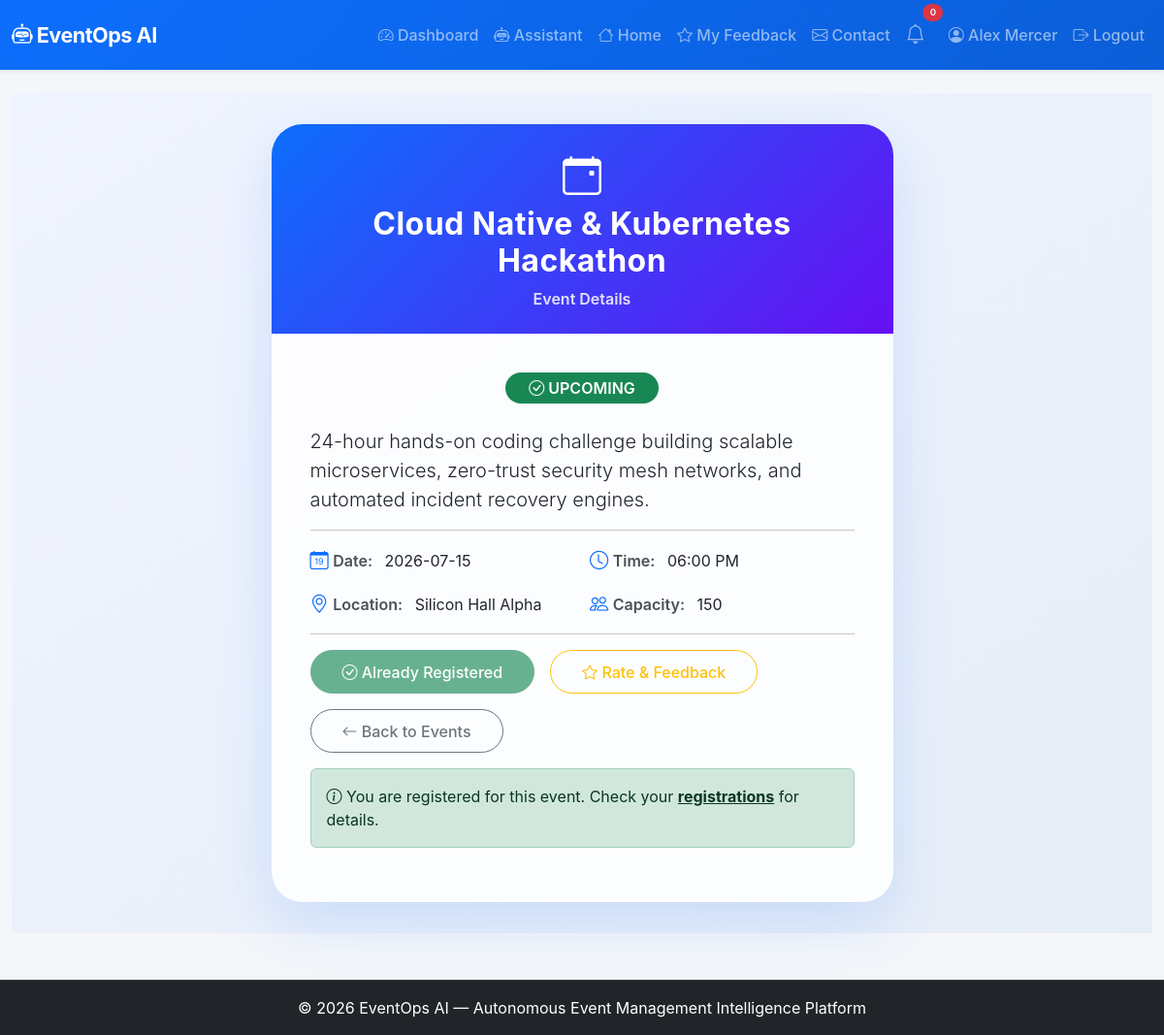
/event/2 (signed in), run on the app's committed database.
### app.py (models this page shows, shortened)
class User(UserMixin, db.Model):
    id = db.Column(db.Integer, primary_key=True)
    name = db.Column(db.String(100), nullable=False)
    email = db.Column(db.String(100), unique=True, nullable=False)
    password_hash = db.Column(db.String(200), nullable=False)
    role = db.Column(db.String(20), default='user')
    created_at = db.Column(db.DateTime, default=lambda: datetime.now(timezone.utc))

class Event(db.Model):
    id = db.Column(db.Integer, primary_key=True)
    title = db.Column(db.String(200), nullable=False)
    description = db.Column(db.Text)
    date = db.Column(db.String(50))
    time = db.Column(db.String(50))
    location = db.Column(db.String(200))
    capacity = db.Column(db.Integer)
    status = db.Column(db.String(20), default='upcoming')
    created_at = db.Column(db.DateTime, default=lambda: datetime.now(timezone.utc))

### app.py (the view)
@app.route('/event/<int:event_id>')
@login_required
def event_detail(event_id):
    event = Event.query.get_or_404(event_id)
    registered = Registration.query.filter_by(user_id=current_user.id, event_id=event_id).first() is not None
    return render_template('event_detail.html', event=event, registered=registered)

### app.py (called while the page is built)
@login_manager.user_loader
def load_user(user_id):
    return User.query.get(int(user_id))

### templates/event_detail.html (shortened to what this page needs)
{% extends "base.html" %}
{% block content %}
<div class="detail-wrapper">
    <div class="container">
        <div class="row justify-content-center">
            <div class="col-lg-8 col-xl-7">
                <div class="card detail-card">
                    <div class="card-header">
                        <i class="bi bi-calendar-event"></i>
                        <h2>{{ event.title }}</h2>
                        <p class="mb-0" style="opacity:0.85;">Event Details</p>
                    </div>
                    <div class="card-body">
                        <div class="text-center mb-4">
                            <span
                                class="badge status-badge bg-{{ 'success' if event.status == 'upcoming' else 'warning' if event.status == 'ongoing' else 'secondary' }}">
                                <i
                                    class="bi bi-{{ 'check-circle' if event.status == 'upcoming' else 'clock' if event.status == 'ongoing' else 'x-circle' }}"></i>
                                {{ event.status|upper }}
                            </span>
                        </div>
                        <p class="lead">{{ event.description }}</p>
                        <hr>
                        <div class="row g-3">
                            <div class="col-sm-6">
                                <i class="bi bi-calendar-date detail-icon"></i>
                                <span class="detail-label">Date:</span> {{ event.date }}
                            </div>
                            <div class="col-sm-6">
                                <i class="bi bi-clock detail-icon"></i>
                                <span class="detail-label">Time:</span> {{ event.time }}
                            </div>
                            <div class="col-sm-6">
                                <i class="bi bi-geo-alt detail-icon"></i>
                                <span class="detail-label">Location:</span> {{ event.location }}
                            </div>
                            <div class="col-sm-6">
                                <i class="bi bi-people detail-icon"></i>
                                <span class="detail-label">Capacity:</span> {{ event.capacity }}
                            </div>
                        </div>
                        <hr>
                        <div class="action-buttons d-flex flex-wrap gap-3 mt-3">
                            {% if registered %}
                            <span class="btn btn-success disabled">
                                <i class="bi bi-check-circle"></i> Already Registered
                            </span>
                            {% elif event.status == 'upcoming' %}
                            <a href="{{ url_for('user_register_event') }}" class="btn btn-primary">
                                <i class="bi bi-person-plus"></i> Register Now
                            </a>
                            {% else %}
                            <span class="btn btn-secondary disabled">
                                <i class="bi bi-x-circle"></i> Registration Closed
                            </span>
                            {% endif %}
                            <a href="{{ url_for('feedback', event_id=event.id) }}" class="btn btn-outline-warning">
                                <i class="bi bi-star"></i> Rate & Feedback
                            </a>
                            <a href="{{ url_for('browse_events') }}" class="btn btn-outline-secondary">
                                <i class="bi bi-arrow-left"></i> Back to Events
                            </a>
                        </div>
                        {% if registered %}
                        <div class="alert alert-success mt-3">
                            <i class="bi bi-info-circle"></i> You are registered for this event. Check your <a
                                href="{{ url_for('user_my_registrations') }}" class="alert-link">registrations</a> for
                            details.
                        </div>
                        {% endif %}
                    </div>
                </div>
            </div>
        </div>
    </div>
</div>
{% endblock %}

### templates/base.html (shortened to what this page needs)
<!DOCTYPE html>
<html lang="en">
<head>
    <link href="https://cdn.jsdelivr.net/npm/bootstrap@5.3.0/dist/css/bootstrap.min.css" rel="stylesheet">
    <link rel="stylesheet" href="https://cdn.jsdelivr.net/npm/bootstrap-icons@1.11.0/font/bootstrap-icons.css">
    <link rel="stylesheet" href="{{ url_for('static', filename='css/style.css') }}">
</head>
<body>
    <nav class="navbar navbar-expand-lg navbar-dark bg-primary shadow-sm">
        <div class="container-fluid">
            <a class="navbar-brand fw-bold" href="{{ url_for('index') }}">
                <i class="bi bi-robot"></i> EventOps AI
            </a>
            <div class="collapse navbar-collapse" id="navbarNav">
                <ul class="navbar-nav ms-auto align-items-lg-center">
                    {% if current_user.is_authenticated %}
                    <li class="nav-item">
                        <a class="nav-link" href="{{ url_for('dashboard') }}">
                            <i class="bi bi-speedometer2"></i> Dashboard
                        </a>
                    </li>
                    <li class="nav-item">
                        <a class="nav-link" href="{{ url_for('assistant_page') }}">
                            <i class="bi bi-robot"></i> Assistant
                        </a>
                    </li>
                    <li class="nav-item">
                        <a class="nav-link" href="{{ url_for('index') }}">
                            <i class="bi bi-house"></i> Home
                        </a>
                    </li>
                    <li class="nav-item">
                        <a class="nav-link" href="{{ url_for('feedback_list') }}">
                            <i class="bi bi-star"></i> My Feedback
                        </a>
                    </li>
                    <li class="nav-item">
                        <a class="nav-link" href="{{ url_for('contact') }}">
                            <i class="bi bi-envelope"></i> Contact
                        </a>
                    </li>
                    <li class="nav-item position-relative me-2">
                        <a class="nav-link" href="#" title="Notifications" data-bs-toggle="dropdown">
                            <i class="bi bi-bell fs-5"></i>
                            <span
                                class="position-absolute top-0 start-100 translate-middle badge rounded-pill bg-danger"
                                style="font-size:0.6rem;">
                                0
                            </span>
                        </a>
                    </li>
                    <li class="nav-item">
                        <a class="nav-link" href="{{ url_for('profile') }}">
                            <i class="bi bi-person-circle"></i> {{ current_user.name }}
                        </a>
                    </li>
                    <li class="nav-item">
                        <a class="nav-link" href="{{ url_for('logout') }}">
                            <i class="bi bi-box-arrow-right"></i> Logout
                        </a>
                    </li>
                    {% endif %}
                </ul>
            </div>
        </div>
    </nav>
    <main class="container-fluid py-4">
        {% block content %}{% endblock %}
    </main>
    <footer class="footer bg-dark text-white py-3 mt-4">
        <div class="container text-center">
            <span>© 2026 EventOps AI — Autonomous Event Management Intelligence Platform</span>
        </div>
    </footer>
</body>
</html>

### static/css/style.css (style rules this page uses)
:root { --primary-color: #0d6efd; --primary-hover: #0b5ed7; --secondary-color: #6c757d; --success-color: #198754; --warning-color: #ffc107; --danger-color: #dc3545; --dark-color: #212529; --bg-light: #f8f9fa; --card-shadow: 0 8px 24px rgba(13, 110, 253, 0.08); --hover-shadow: 0 14px 30px rgba(13, 110, 253, 0.15); }
body { background-color: #f4f6fa; color: #2c3e50; font-family: -apple-system, BlinkMacSystemFont, "Segoe UI", Roboto, "Helvetica Neue", Arial, sans-serif; min-height: 100vh; display: flex; flex-direction: column; }
main { flex: 1 0 auto; }
.card { border: none; border-radius: 1.25rem; box-shadow: 0 6px 18px rgba(0,0,0,0.05); transition: transform 0.25s ease, box-shadow 0.25s ease; overflow: hidden; }
.card-header { background: transparent; border-bottom: 1px solid rgba(0, 0, 0, 0.06); font-weight: 600; padding: 1.1rem 1.4rem; }
.navbar { background: linear-gradient(135deg, #0d6efd, #0b5ed7) !important; padding-top: 0.8rem; padding-bottom: 0.8rem; }
.navbar-brand { font-size: 1.35rem; letter-spacing: -0.5px; }
.nav-link { font-weight: 500; transition: color 0.2s ease, opacity 0.2s ease; }
.btn { border-radius: 0.75rem; font-weight: 500; padding: 0.5rem 1.2rem; transition: all 0.2s ease; }
.badge { padding: 0.45em 0.8em; font-weight: 600; border-radius: 0.5rem; }
footer { border-top: 1px solid rgba(255, 255, 255, 0.1); }

### templates/event_detail.html (style rules this page uses)
.detail-wrapper { min-height: 80vh; background: linear-gradient(145deg, #f0f4ff 0%, #e6edf7 100%); padding: 2rem 0; }
.detail-card { border: none; border-radius: 2rem; background: rgba(255, 255, 255, 0.85); backdrop-filter: blur(10px); box-shadow: 0 20px 60px rgba(13, 110, 253, 0.15); transition: transform 0.3s ease; overflow: hidden; }
.detail-card .card-header { background: linear-gradient(135deg, #0d6efd, #6610f2); color: white; padding: 1.5rem 2rem; border: none; text-align: center; }
.detail-card .card-header h2 { font-weight: 700; letter-spacing: 0.5px; }
.detail-card .card-header i { font-size: 2.5rem; margin-bottom: 0.3rem; }
.detail-card .card-body { padding: 2.5rem 2.5rem; }
.status-badge { font-size: 1rem; padding: 0.5rem 1.5rem; border-radius: 30px; }
.detail-icon { color: #0d6efd; width: 1.8rem; font-size: 1.2rem; text-align: center; }
.detail-label { font-weight: 600; color: #495057; margin-right: 0.5rem; }
.action-buttons .btn { border-radius: 50px; padding: 0.6rem 2rem; font-weight: 500; transition: all 0.2s ease; }

### data on the page
User: name "Alex Mercer"
Event: title "Cloud Native & Kubernetes Hackathon", status "UPCOMING", description "24-hour hands-on coding challenge building scalable microservices, zero-trust security mesh networks, and automated incident recovery engines.", date "2026-07-15", time "06:00 PM", location "Silicon Hall Alpha", capacity "150"
